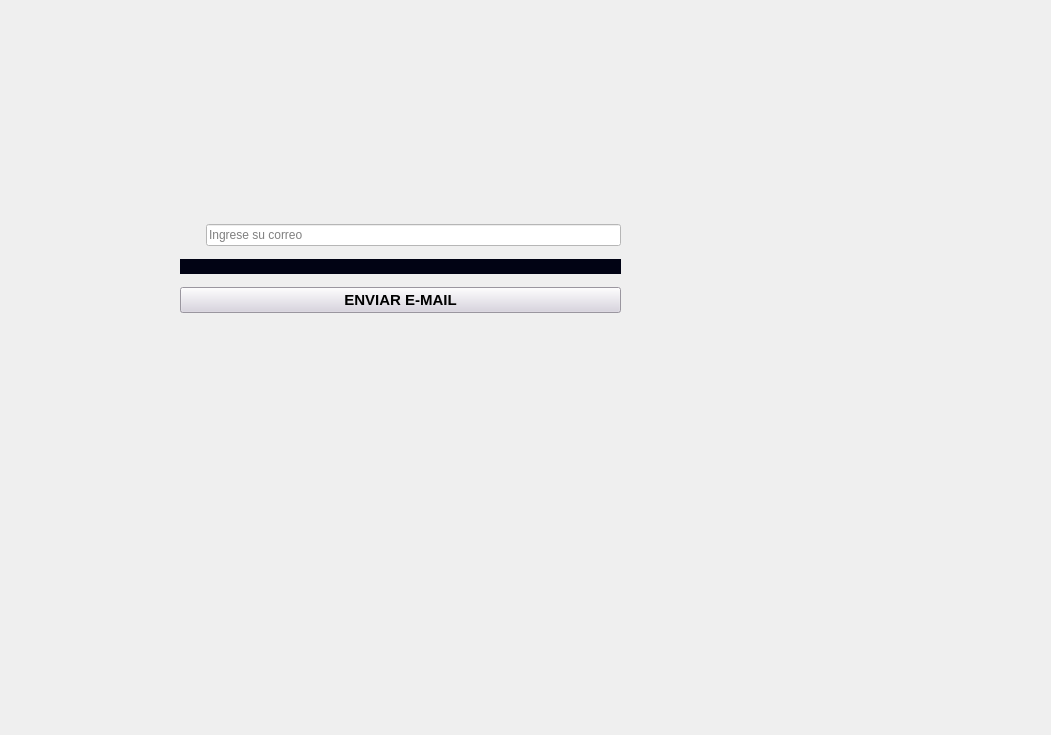
<?xml version="1.0" encoding="UTF-8"?>
<ui version="4.0">
 <class>RecuperarContrasea</class>
 <widget class="QMainWindow" name="RecuperarContrasea">
  <property name="geometry">
   <rect>
    <x>0</x>
    <y>0</y>
    <width>1051</width>
    <height>735</height>
   </rect>
  </property>
  <property name="windowTitle">
   <string>MainWindow</string>
  </property>
  <widget class="QWidget" name="centralwidget">
   <widget class="QWidget" name="">
    <property name="geometry">
     <rect>
      <x>180</x>
      <y>217</y>
      <width>441</width>
      <height>106</height>
     </rect>
    </property>
    <layout class="QGridLayout" name="gridLayout_2">
     <item row="0" column="0">
      <layout class="QGridLayout" name="gridLayout">
       <item row="0" column="1">
        <widget class="QLineEdit" name="lineEdit">
         <property name="styleSheet">
          <string notr="true">background-color: rgb(255, 255, 255);</string>
         </property>
         <property name="placeholderText">
          <string>Ingrese su correo</string>
         </property>
        </widget>
       </item>
       <item row="0" column="0">
        <widget class="QLabel" name="label_2">
         <property name="minimumSize">
          <size>
           <width>20</width>
           <height>20</height>
          </size>
         </property>
         <property name="maximumSize">
          <size>
           <width>50</width>
           <height>50</height>
          </size>
         </property>
         <property name="text">
          <string/>
         </property>
         <property name="pixmap">
          <pixmap>User.png</pixmap>
         </property>
         <property name="scaledContents">
          <bool>true</bool>
         </property>
        </widget>
       </item>
      </layout>
     </item>
     <item row="1" column="0">
      <widget class="QLabel" name="label_5">
       <property name="maximumSize">
        <size>
         <width>16777215</width>
         <height>15</height>
        </size>
       </property>
       <property name="styleSheet">
        <string notr="true">background-color: rgb(1, 3, 20);</string>
       </property>
       <property name="text">
        <string/>
       </property>
      </widget>
     </item>
     <item row="2" column="0">
      <widget class="QPushButton" name="loginButton">
       <property name="maximumSize">
        <size>
         <width>16777215</width>
         <height>16777215</height>
        </size>
       </property>
       <property name="font">
        <font>
         <family>Arial</family>
         <pointsize>11</pointsize>
         <bold>true</bold>
        </font>
       </property>
       <property name="styleSheet">
        <string notr="true">background-color: rgb(215, 210, 223);</string>
       </property>
       <property name="text">
        <string>ENVIAR E-MAIL</string>
       </property>
      </widget>
     </item>
    </layout>
   </widget>
   <widget class="QLabel" name="label">
    <property name="geometry">
     <rect>
      <x>370</x>
      <y>20</y>
      <width>86</width>
      <height>90</height>
     </rect>
    </property>
    <property name="minimumSize">
     <size>
      <width>80</width>
      <height>80</height>
     </size>
    </property>
    <property name="maximumSize">
     <size>
      <width>90</width>
      <height>90</height>
     </size>
    </property>
    <property name="text">
     <string/>
    </property>
    <property name="pixmap">
     <pixmap>../../9710382.png</pixmap>
    </property>
    <property name="scaledContents">
     <bool>true</bool>
    </property>
   </widget>
  </widget>
  <widget class="QMenuBar" name="menubar">
   <property name="geometry">
    <rect>
     <x>0</x>
     <y>0</y>
     <width>1051</width>
     <height>33</height>
    </rect>
   </property>
  </widget>
 </widget>
 <resources/>
 <connections>
  <connection>
   <sender>loginButton</sender>
   <signal>clicked()</signal>
   <receiver>RecuperarContrasea</receiver>
   <slot>enviarmail()</slot>
   <hints>
    <hint type="sourcelabel">
     <x>530</x>
     <y>342</y>
    </hint>
    <hint type="destinationlabel">
     <x>757</x>
     <y>406</y>
    </hint>
   </hints>
  </connection>
 </connections>
 <slots>
  <slot>enviarmail()</slot>
 </slots>
</ui>
